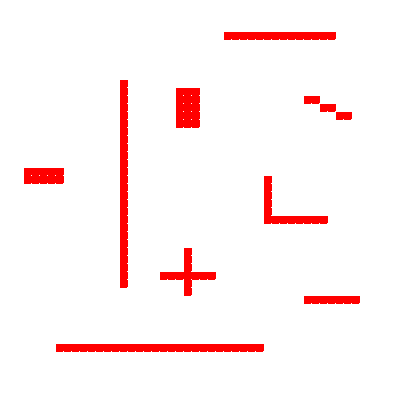

This is a level from a 2D game, rendered from its Tiled map with the project's own tilesets. A one-line summary and the map file follow, with tile-layer data summarised:
An orthogonal 50x50 tile map with 8x8 px tiles, 2 tile layers (background, brick), 3 tilesets.

<map version="1.0" tiledversion="1.1.3" orientation="orthogonal" renderorder="right-down" width="50" height="50" tilewidth="8" tileheight="8" infinite="0" nextobjectid="1">
 <tileset firstgid="1" name="background" tilewidth="8" tileheight="8" tilecount="4096" columns="64">
  <image source="background.png" width="512" height="512" />
 </tileset>
 <tileset firstgid="4097" name="brick" tilewidth="8" tileheight="8" tilecount="16" columns="4">
  <image source="brick.png" width="32" height="32" />
 </tileset>
 <tileset firstgid="4113" name="target" tilewidth="32" tileheight="32" tilecount="1" columns="1">
  <image source="target.png" width="32" height="32" />
 </tileset>
 <layer name="background" width="50" height="50">
  <data>[2500 cells, 2500 non-empty, 2500 distinct tile ids]</data>
 </layer>
 <layer name="brick" width="50" height="50">
  <data>[2500 cells, 129 non-empty, 1 distinct tile ids]</data>
 </layer>
</map>
